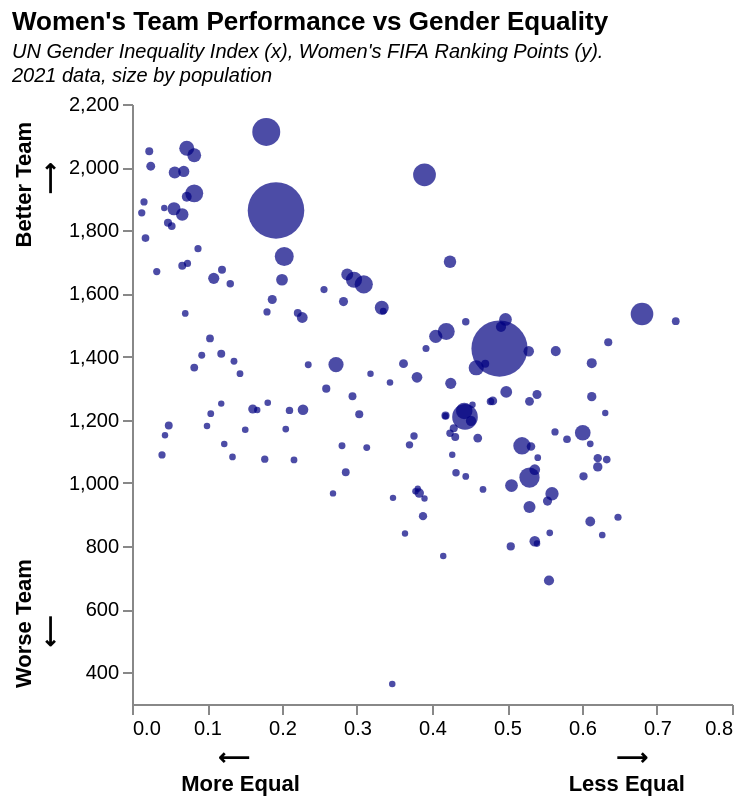

Vega-Lite specification stored for this chart:
### Vega-Lite specification from a JSON file in a GitHub repository (floating-point values rounded to 4 significant figures; data arrays with more than 128 entries replaced by an {"elided": "..."} marker saying what was removed)
{"$schema": "https://vega.github.io/schema/vega-lite/v5.json", "title": {"text": ["Women's Team Performance vs Gender Equality"], "subtitle": ["UN Gender Inequality Index (x), Women's FIFA Ranking Points (y).", "2021 data, size by population"], "subtitleFontStyle": "italic", "subtitleFontSize": 10, "anchor": "start", "color": "black"}, "config": {"background": "white", "view": {"stroke": "transparent"}}, "data": {"values": {"elided": "150 records"}}, "mark": {"type": "circle", "color": "#000080", "opacity": 0.7}, "height": 300, "width": 300, "encoding": {"x": {"field": "Gender Inequality Index", "type": "quantitative", "scale": {"domain": [0, 0.8]}, "axis": {"grid": false}, "title": ["⟵                                                            ⟶", "More Equal                                            Less Equal"]}, "y": {"field": "Womens Points", "type": "quantitative", "scale": {"domain": [300, 2200]}, "axis": {"grid": false}, "title": ["Worse Team                                                   Better Team", "⟵                                                                     ⟶"]}, "size": {"field": "YR2021", "type": "quantitative", "title": "Prison Rate", "scale": {"range": [10, 800]}, "legend": null}, "tooltip": [{"field": "Country Name", "type": "ordinal", "title": "Country"}, {"field": "Womens Points", "type": "quantitative", "title": "Ranking Points", "format": ".0f"}, {"field": "Gender Inequality Index", "type": "quantitative", "title": "Gender Inequality Index", "format": ".2f"}, {"field": "YR2021", "type": "quantitative", "title": "Population", "format": ","}]}}
